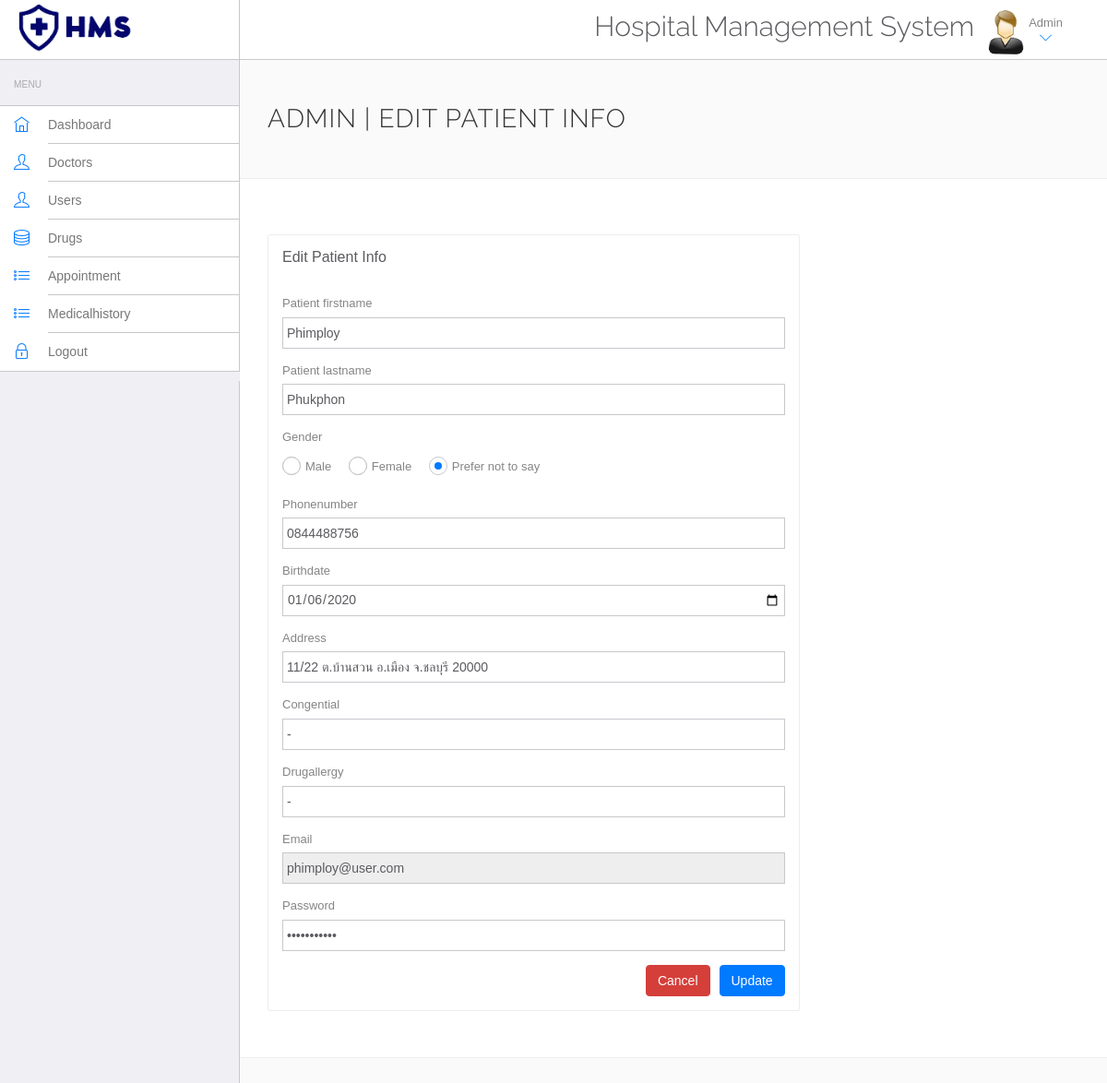
The app's page /admin/edit-users.php?id=1 (signed in) with its own data.
### tables this page shows
CREATE TABLE `users` (
  `id` int NOT NULL,
  `firstname` varchar(100) NOT NULL,
  `lastname` varchar(100) NOT NULL,
  `gender` varchar(20) NOT NULL,
  `phonenum` varchar(12) NOT NULL,
  `birthdate` date DEFAULT NULL,
  `address` varchar(100) NOT NULL,
  `congenital` varchar(500) NOT NULL,
  `drugallergy` varchar(500) NOT NULL,
  `email` varchar(50) NOT NULL,
  `password` varchar(255) NOT NULL
);

### admin/edit-users.php (the view, shortened to what this page needs)
<!DOCTYPE html>
<html lang="en">
<head>
    <link rel="stylesheet" href="vendor/bootstrap/css/bootstrap.min.css">
    <link rel="stylesheet" href="vendor/fontawesome/css/font-awesome.min.css">
    <link rel="stylesheet" href="vendor/themify-icons/themify-icons.min.css">
    <link href="vendor/animate.css/animate.min.css" rel="stylesheet" media="screen">
    <link href="vendor/perfect-scrollbar/perfect-scrollbar.min.css" rel="stylesheet" media="screen">
    <link href="vendor/switchery/switchery.min.css" rel="stylesheet" media="screen">
    <link href="vendor/bootstrap-touchspin/jquery.bootstrap-touchspin.min.css" rel="stylesheet" media="screen">
    <link href="vendor/select2/select2.min.css" rel="stylesheet" media="screen">
    <link href="vendor/bootstrap-datepicker/bootstrap-datepicker3.standalone.min.css" rel="stylesheet" media="screen">
    <link href="vendor/bootstrap-timepicker/bootstrap-timepicker.min.css" rel="stylesheet" media="screen">
    <link rel="stylesheet" href="assets/css/styles.css">
    <link rel="stylesheet" href="assets/css/plugins.css">
    <link rel="stylesheet" href="assets/css/themes/theme-1.css" id="skin_color" />
</head>
<body>
    <div id="app">
        <?php include('include/sidebar.php');?>
        <div class="app-content">
            <?php include('include/header.php');?>
            <div class="main-content">
                <div class="wrap-content container" id="container">
                    <section id="page-title">
                        <div class="row">
                            <div class="col-sm-8">
                                <h1 class="mainTitle">Admin | Edit Patient Info</h1>
                            </div>
                        </div>
                    </section>
                    <div class="container-fluid container-fullw bg-white">
                        <div class="row">
                            <div class="col-md-12">
                                <div class="row margin-top-30">
                                    <div class="col-lg-8 col-md-12">
                                        <div class="panel panel-white">
                                            <div class="panel-heading">
                                                <h5 class="panel-title">Edit Patient Info</h5>
                                            </div>
                                            <div class="panel-body">
                                            <?php
                                                include('../include/config.php');
                                                if(isset($_GET['id'])) {
                                                    $id = $_GET['id'];
                                                    $sql=mysqli_query($conn,"SELECT * FROM users where id='$id'");
                                                    $data=mysqli_fetch_array($sql);
                                            ?>
                                                <form role="form" name="addu" method="post" onSubmit="return valid();">
                                                    <div class="form-group">
                                                        <label for="firstname">Patient firstname</label>
                                                        <input type="text" name="firstname" class="form-control"
                                                            value="<?php echo htmlentities($data['firstname']);?>">
                                                    </div>
                                                    <div class="form-group">
                                                        <label for="lastname">Patient lastname</label>
                                                        <input type="text" name="lastname" class="form-control"
                                                            value="<?php echo htmlentities($data['lastname']);?>">
                                                    </div>
                                                    <div class="form-group">
                                                        <label class="block">Gender</label>
                                                        <div class="clip-radio radio-primary">
                                                            <label for="male">Male</label>
                                                            <label for="female">Female</label>
                                                            <label for="prefernottosay">Prefer not to say</label>
                                                        </div>
                                                    </div>
                                                    <div class="form-group">
                                                        <label for="phonenum">Phonenumber</label>
                                                        <input type="text" name="phonenum" pattern="[0-9]*" class="form-control"
                                                            value="<?php echo htmlentities($data['phonenum']);?>">
                                                    </div>
                                                    <div class="form-group">
                                                        <label for="birthdate">Birthdate</label>
                                                        <input type="date" name="birthdate" class="form-control"
                                                            value="<?php echo htmlentities($data['birthdate']);?>">
                                                    </div>
                                                    <div class="form-group">
                                                        <label for="address">Address</label>
                                                        <input type="text" name="address" class="form-control"
                                                            value="<?php echo htmlentities($data['address']);?>">
                                                    </div>
                                                    <div class="form-group">
                                                        <label for="congenital">Congential</label>
                                                        <input type="text" name="congenital" class="form-control"
                                                            value="<?php echo htmlentities($data['congenital']);?>">
                                                    </div>
                                                    <div class="form-group">
                                                        <label for="drugallergy">Drugallergy</label>
                                                        <input type="text" name="drugallergy" class="form-control"
                                                            value="<?php echo htmlentities($data['drugallergy']);?>">
                                                    </div>
                                                    <div class="form-group">
                                                        <label for="email">Email</label>
                                                        <input type="email" name="email" class="form-control"
                                                            readonly="readonly"
                                                            value="<?php echo htmlentities($data['email']);?>">
                                                    </div>
                                                    <div class="form-group">
                                                        <label for="password">Password</label>
                                                        <input type="password" name="password" class="form-control"
                                                            value="<?php echo htmlentities($data['password']); ?>">
                                                    </div>
                                                    <button type="submit" name="submit" class="btn btn-primary" style="float: right;">Update</button>
                                                    <a href="manage-users.php" class="btn btn-danger" style="float: right; margin-right: 10px;">Cancel</a>
                                                </form>
                                                <?php
                                                }
                                                ?>
                                            </div>
                                        </div>
                                    </div>
                                </div>
                            </div>
                        </div>
                    </div>
                </div>
            </div>
        </div>
    </div>
</body>
</html>

### admin/assets/css/themes/theme-1.css (style rules this page uses)
body { background: #FAFAFA; }

### records on screen
users: firstname "Phimploy", lastname "Phukphon", phonenum "0844488756", birthdate "01/06/2020", address "11/22 ต.บ้านสวน อ.เมือง จ.ชลบุรี 20000", congenital "-", drugallergy "-", email "phimploy@user.com"
